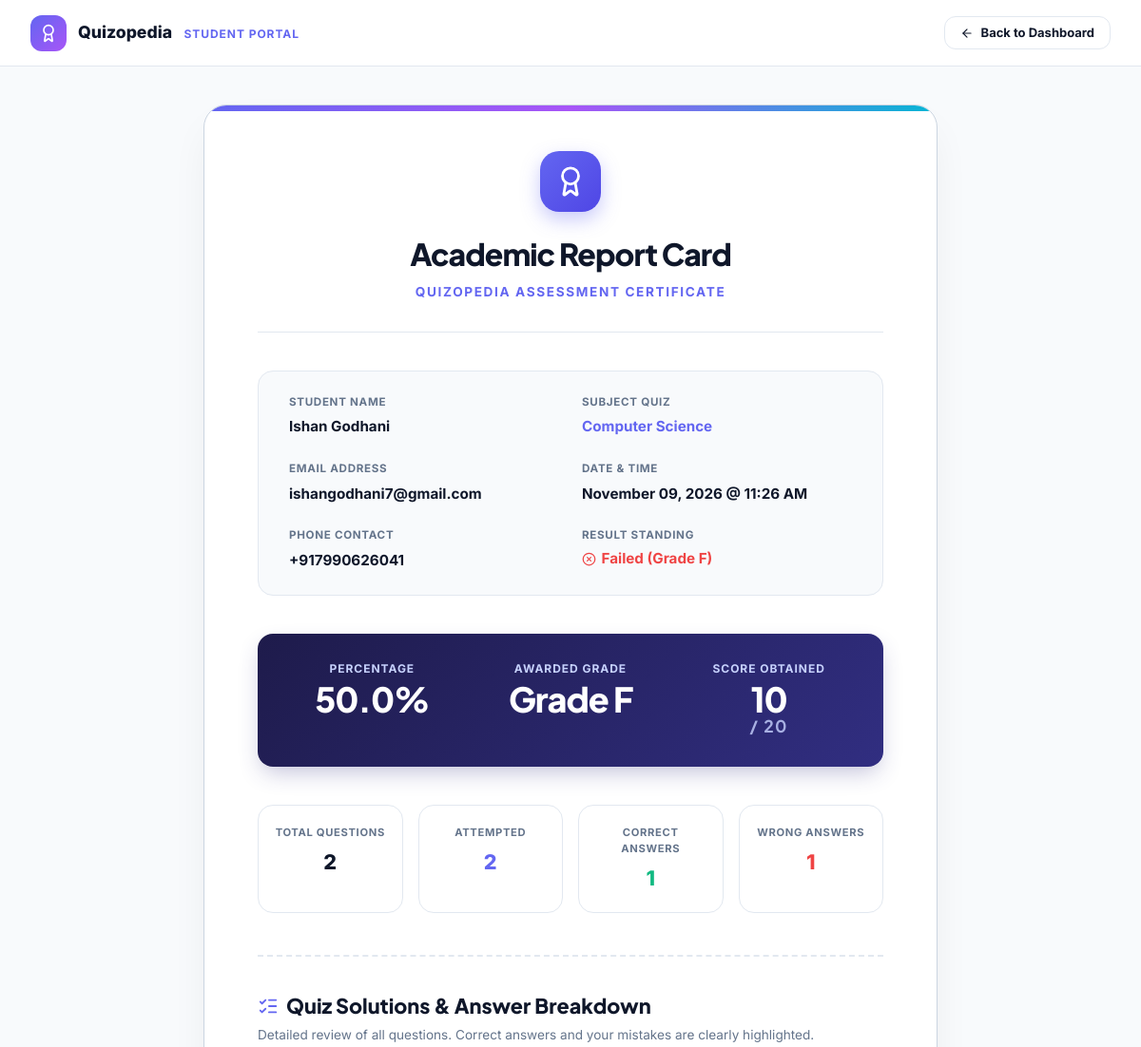
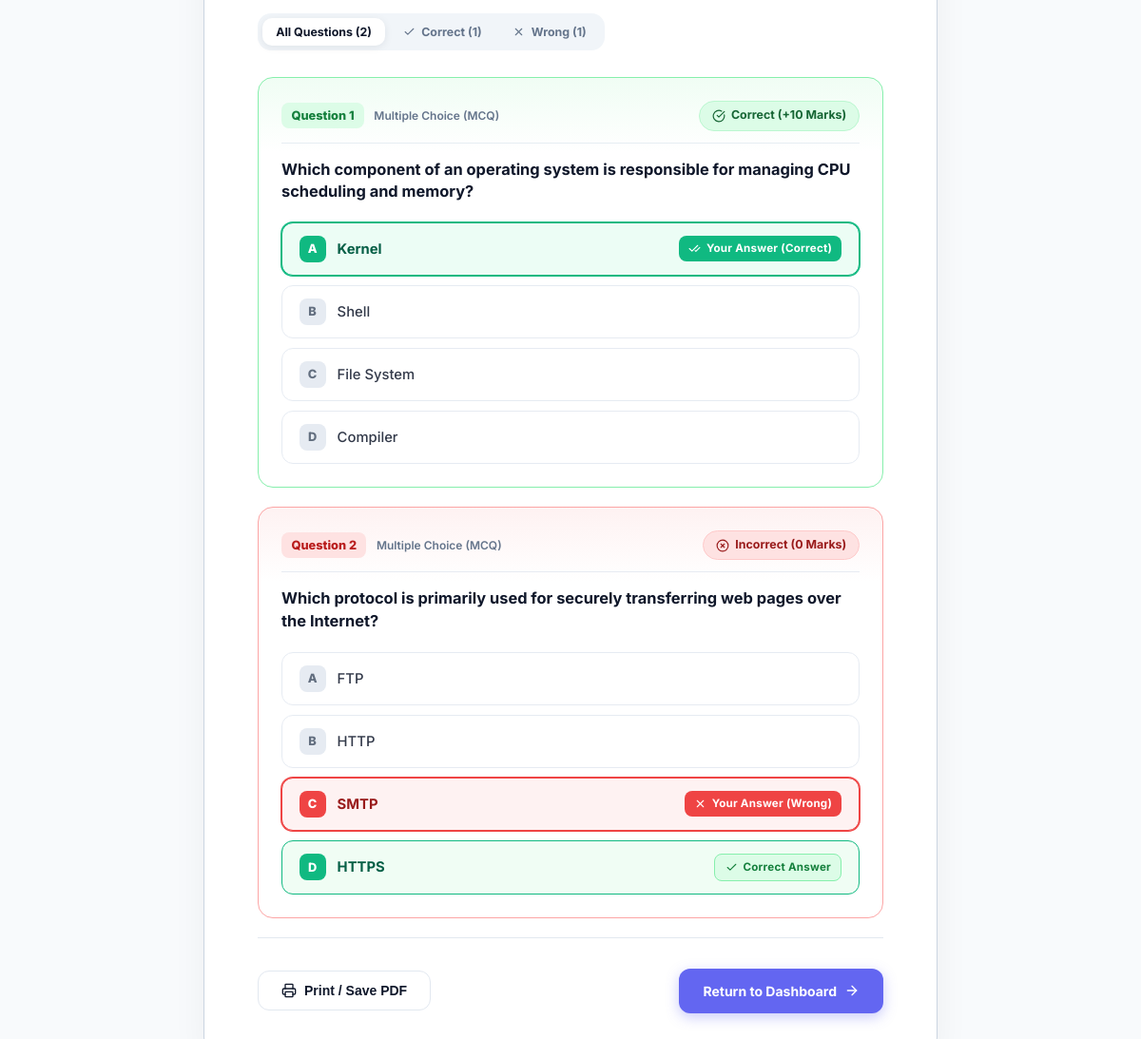
Screenshot of /report-card/15/ (signed in) with the database file from the repository (2 pictures, top to bottom).
### user/models.py (models this page shows, shortened)
class Student(models.Model):
    user = models.OneToOneField(User, on_delete=models.CASCADE, related_name='student')
    phone = models.CharField(max_length=15)
    @property
    def name(self):
        return self.user.first_name if self.user else ""
    @property
    def email(self):
        return self.user.email if self.user else ""

class ReportCard(models.Model):
    student = models.ForeignKey(Student, on_delete=models.CASCADE, related_name='report_cards')
    subject = models.ForeignKey(Subject, on_delete=models.CASCADE, related_name='report_cards')
    total_questions = models.IntegerField()
    attempted_questions = models.IntegerField()
    correct_answers = models.IntegerField()
    wrong_answers = models.IntegerField()
    total_marks = models.IntegerField()
    obtained_marks = models.IntegerField()
    percentage = models.FloatField()
    result_grade = models.CharField(max_length=10)
    created_at = models.DateTimeField(auto_now_add=True)
    @property
    def skipped_questions(self):
        return max(0, self.total_questions - self.attempted_questions)

class Subject(models.Model):
    id = models.BigAutoField(primary_key=True)
    name = models.CharField(max_length=150, unique=True, verbose_name="Subject Name")
    description = models.TextField(blank=True, verbose_name="Description")
    created_at = models.DateTimeField(auto_now_add=True, verbose_name="Created At")
    updated_at = models.DateTimeField(auto_now=True, verbose_name="Updated At")
    class Meta:
        ordering = ['name']
        verbose_name = 'Subject'
        verbose_name_plural = 'Subjects'
        constraints = [
            models.UniqueConstraint(
                Lower('name'),
                name='unique_subject_name_case_insensitive'
            )
        ]

class ReportCardAnswer(models.Model):
    report_card = models.ForeignKey(ReportCard, on_delete=models.CASCADE, related_name='answers')
    question = models.ForeignKey(Question, on_delete=models.SET_NULL, null=True, blank=True, related_name='report_answers')
    question_text = models.TextField()
    question_type = models.CharField(max_length=3, choices=Question.QUESTION_TYPE_CHOICES, default='mcq')
    option_a = models.CharField(max_length=255, blank=True, default="")
    option_b = models.CharField(max_length=255, blank=True, default="")
    option_c = models.CharField(max_length=255, blank=True, default="")
    option_d = models.CharField(max_length=255, blank=True, default="")
    student_answer = models.TextField(blank=True, default="")
    student_answer_text = models.TextField(blank=True, default="")
    correct_answer = models.TextField(blank=True, default="")
    correct_answer_text = models.TextField(blank=True, default="")
    is_correct = models.BooleanField(default=False)
    is_attempted = models.BooleanField(default=False)
    order = models.PositiveIntegerField(default=1)
    class Meta:
        ordering = ['order', 'id']
        verbose_name = 'Report Card Answer'
        verbose_name_plural = 'Report Card Answers'
    @property
    def options_list(self):
        if self.question_type != 'mcq':
            return []
        opts = []
        raw_options = [
            ('A', self.option_a),
            ('B', self.option_b),
            ('C', self.option_c),
            ('D', self.option_d),
        ]
        correct_letter = (self.correct_answer or '').strip().upper()
        selected_letter = (self.student_answer or '').strip().upper() if self.is_attempted else None
        for letter, text in raw_options:
            if not text:
                continue
            is_correct = (letter == correct_letter)
            is_selected = (letter == selected_letter)
            if is_correct and is_selected:
                status = 'correct_selected'
            elif is_correct:
                status = 'correct'
            elif is_selected:
                status = 'incorrect_selected'
            else:
                status = 'neutral'
            opts.append({
                'letter': letter,
                'text': text,
                'is_correct': is_correct,
                'is_selected': is_selected,
                'status': status,
            })
        return opts

### user/views.py (the view)
# urls.py: path('report-card/<int:pk>/', views.report_card_view, name='report_card_view'),
@student_required
def report_card_view(request, pk):
    student = get_object_or_404(Student, user=request.user)
    report_card = get_object_or_404(
        ReportCard.objects.prefetch_related('answers'),
        id=pk,
        student=student
    )
    return render(request, 'report_card.html', {
        'student': student,
        'report_card': report_card,
    })

### user/templates/report_card.html (shortened to what this page needs)
{% load static %}
<!DOCTYPE html>
<html lang="en">
<head>
</head>
<body>
  <header class="top-nav no-print">
    <div style="display:flex;align-items:center;gap:0.75rem;">
      <div class="brand-mark">
        <i data-lucide="award" style="width:20px;height:20px;"></i>
      </div>
      <div>
        <span style="font-weight:800;font-size:1.1rem;color:var(--text-main);">Quizopedia</span>
        <span style="font-size:0.75rem;color:var(--primary);font-weight:700;text-transform:uppercase;margin-left:0.5rem;letter-spacing:0.08em;">Student Portal</span>
      </div>
    </div>
    <a href="{% url 'dashboard' %}" class="btn btn-outline" style="padding:0.45rem 1rem;font-size:0.8125rem;">
      <i data-lucide="arrow-left" style="width:14px;height:14px;"></i>
      <span>Back to Dashboard</span>
    </a>
  </header>
  <main class="report-wrap">
    <div class="report-sheet">
      <div class="report-header">
        <div class="cert-icon">
          <i data-lucide="award" style="width:34px;height:34px;"></i>
        </div>
        <h1 style="font-size: 2rem; font-weight: 800; letter-spacing: -0.03em; margin-bottom: 0.35rem;">
          Academic Report Card
        </h1>
        <p style="font-size: 0.85rem; color: var(--primary); font-weight: 700; text-transform: uppercase; letter-spacing: 0.12em;">
          Quizopedia Assessment Certificate
        </p>
      </div>
      <div class="meta-grid">
        <div class="meta-item">
          <span>Student Name</span>
          <strong>{{ student.user.first_name|default:student.user.username }}</strong>
        </div>
        <div class="meta-item">
          <span>Subject Quiz</span>
          <strong style="color: var(--primary);">{{ report_card.subject.name }}</strong>
        </div>
        <div class="meta-item">
          <span>Email Address</span>
          <strong>{{ student.email }}</strong>
        </div>
        <div class="meta-item">
          <span>Date &amp; Time</span>
          <strong>{{ report_card.created_at|date:"F d, Y @ h:i A" }}</strong>
        </div>
        <div class="meta-item">
          <span>Phone Contact</span>
          <strong>{{ student.phone }}</strong>
        </div>
        <div class="meta-item">
          <span>Result Standing</span>
          {% if report_card.result_grade == 'F' %}
          <strong style="color: #ef4444; display: inline-flex; align-items: center; gap: 0.35rem;">
            <i data-lucide="x-circle" style="width: 15px; height: 15px;"></i>
            Failed (Grade F)
          </strong>
          {% else %}
          <strong style="color: #10b981; display: inline-flex; align-items: center; gap: 0.35rem;">
            <i data-lucide="check-circle" style="width: 15px; height: 15px;"></i>
            Passed (Grade {{ report_card.result_grade }})
          </strong>
          {% endif %}
        </div>
      </div>
      <div class="score-banner">
        <div class="score-block">
          <span>Percentage</span>
          <strong>{{ report_card.percentage }}%</strong>
        </div>
        <div class="score-block">
          <span>Awarded Grade</span>
          <strong>Grade {{ report_card.result_grade }}</strong>
        </div>
        <div class="score-block">
          <span>Score Obtained</span>
          <strong>{{ report_card.obtained_marks }} <span style="font-size: 1.1rem; opacity: 0.8;">/ {{ report_card.total_marks }}</span></strong>
        </div>
      </div>
      <div class="stats-breakdown">
        <div class="stat-pill">
          <span>Total Questions</span>
          <strong>{{ report_card.total_questions }}</strong>
        </div>
        <div class="stat-pill">
          <span>Attempted</span>
          <strong style="color: #6366f1;">{{ report_card.attempted_questions }}</strong>
        </div>
        <div class="stat-pill">
          <span>Correct Answers</span>
          <strong style="color: #10b981;">{{ report_card.correct_answers }}</strong>
        </div>
        <div class="stat-pill">
          <span>Wrong Answers</span>
          <strong style="color: #ef4444;">{{ report_card.wrong_answers }}</strong>
        </div>
      </div>
      <section class="solutions-section" id="quizReviewSection">
        <div class="solutions-header">
          <div class="solutions-title-group">
            <h2>
              <i data-lucide="list-checks" style="width: 22px; height: 22px; color: var(--primary);"></i>
              Quiz Solutions &amp; Answer Breakdown
            </h2>
            <p>
              Detailed review of all questions. Correct answers and your mistakes are clearly highlighted.
            </p>
          </div>
          <div class="filter-tabs no-print" role="tablist">
            <button type="button" class="filter-tab-btn active" data-filter="all">
              All Questions ({{ report_card.total_questions }})
            </button>
            <button type="button" class="filter-tab-btn tab-correct" data-filter="correct">
              <i data-lucide="check" style="width: 13px; height: 13px;"></i>
              Correct ({{ report_card.correct_answers }})
            </button>
            <button type="button" class="filter-tab-btn tab-wrong" data-filter="wrong">
              <i data-lucide="x" style="width: 13px; height: 13px;"></i>
              Wrong ({{ report_card.wrong_answers }})
            </button>
          </div>
        </div>
        {% if report_card.answers.all %}
          <div class="solutions-list" id="solutionsList">
            {% for ans in report_card.answers.all %}
              <div class="review-card {% if ans.is_correct %}status-correct{% elif ans.is_attempted %}status-wrong{% else %}status-skipped{% endif %}"
                   data-status="{% if ans.is_correct %}correct{% elif ans.is_attempted %}wrong{% else %}skipped{% endif %}">
                <div class="review-card-head">
                  <div style="display: flex; align-items: center; gap: 0.65rem;">
                    <span class="q-number-pill {% if ans.is_correct %}pill-correct{% elif ans.is_attempted %}pill-wrong{% else %}pill-skipped{% endif %}">
                      Question {{ ans.order }}
                    </span>
                    <span style="font-size: 0.75rem; color: var(--text-muted); font-weight: 600;">
                      {% if ans.question_type == 'mcq' %}Multiple Choice (MCQ){% else %}Short Answer (Q&amp;A){% endif %}
                    </span>
                  </div>
                  <div>
                    {% if ans.is_correct %}
                      <span class="q-status-badge badge-status-correct">
                        <i data-lucide="check-circle" style="width: 14px; height: 14px;"></i>
                        Correct (+10 Marks)
                      </span>
                    {% elif ans.is_attempted %}
                      <span class="q-status-badge badge-status-wrong">
                        <i data-lucide="x-circle" style="width: 14px; height: 14px;"></i>
                        Incorrect (0 Marks)
                      </span>
                    {% else %}
                      <span class="q-status-badge badge-status-skipped">
                        <i data-lucide="minus-circle" style="width: 14px; height: 14px;"></i>
                        Not Attempted / Skipped (0 Marks)
                      </span>
                    {% endif %}
                  </div>
                </div>
                <div class="review-question-text">
                  {{ ans.question_text }}
                </div>
                {% if ans.question_type == 'mcq' %}
                  <div class="review-options-list">
                    {% for opt in ans.options_list %}
                      <div class="review-option-row opt-{{ opt.status }}">
                        <div class="option-content">
                          <span class="option-letter-badge">{{ opt.letter }}</span>
                          <span class="option-text-span">{{ opt.text }}</span>
                        </div>
                        {% if opt.status == 'correct_selected' %}
                          <span class="answer-tag tag-correct-user">
                            <i data-lucide="check-check" style="width: 13px; height: 13px;"></i>
                            Your Answer (Correct)
                          </span>
                        {% elif opt.status == 'correct' %}
                          <span class="answer-tag tag-correct-key">
                            <i data-lucide="check" style="width: 13px; height: 13px;"></i>
                            Correct Answer
                          </span>
                        {% elif opt.status == 'incorrect_selected' %}
                          <span class="answer-tag tag-wrong-user">
                            <i data-lucide="x" style="width: 13px; height: 13px;"></i>
                            Your Answer (Wrong)
                          </span>
                        {% endif %}
                      </div>
                    {% endfor %}
                  </div>
                {% endif %}
              </div>
            {% endfor %}
          </div>
        {% endif %}
      </section>
      <div class="action-row no-print">
        <button onclick="window.print()" class="btn btn-outline">
          <i data-lucide="printer" style="width: 16px; height: 16px;"></i>
          <span>Print / Save PDF</span>
        </button>
        <a href="{% url 'dashboard' %}" class="btn btn-primary">
          <span>Return to Dashboard</span>
          <i data-lucide="arrow-right" style="width: 16px; height: 16px;"></i>
        </a>
      </div>
    </div>
  </main>
</body>
</html>

### rows the page displays
Student: user.first_name "Ishan Godhani", email "ishangodhani7@gmail.com", phone "+917990626041"
ReportCard: subject.name "Computer Science", created_at "November 09, 2026 @ 11:26 AM", percentage "50.0", result_grade "F", obtained_marks "10", total_marks "20", total_questions "2", attempted_questions "2", correct_answers "1", wrong_answers "1"
ReportCardAnswer: order "1", question_type "Multiple Choice (MCQ)", is_correct True (drawn), question_text "Which component of an operating system is responsible for managing CPU scheduling and memory?", letter "A" "B" "C" "D", text "Kernel" "Shell" "File System" "Compiler"
ReportCardAnswer: order "2", question_type "Multiple Choice (MCQ)", is_correct False (drawn), question_text "Which protocol is primarily used for securely transferring web pages over the Internet?", letter "A" "B" "C" "D", text "FTP" "HTTP" "SMTP" "HTTPS"
